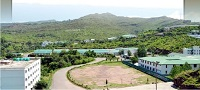
#> input picture bgsbu.jpg, 200 x 90 px
$ python 'CV#.py'
#> lines starting #> are read from the running program, lines starting #| are printed output that depends on the picture; after the words box and inside, x2 and y2 are one past the last pixel; in counts of white or black regions, pixels touching at a corner belong together
import numpy as np
import cv2

img = cv2.imread('bgsbu.jpg', cv2.IMREAD_COLOR)
#> img is the input picture: shape (90, 200, 3); mean B, G, R 144, 161.2, 151.3

px = img[55, 55]
#> px = [73, 116, 101]

img[55, 55] = [255, 255, 255]
#> img: shape (90, 200, 3); 0.01% of pixels changed, all inside (x1, y1, x2, y2) = (55, 55, 56, 56)

# Modifying a region of the image
roi = img[100:150, 100:150] = [255, 255, 255]

watch_face = img[37:111, 107:194]
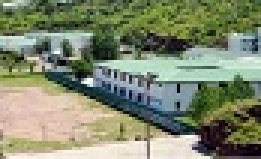
#> watch_face: shape (53, 87, 3) (shown 3 times larger); mean B, G, R 110.2, 136.7, 128.4
#> (the run stopped early here; a loop or call above may not have finished)

$ run again, with ME.jpg copied over bgsbu.jpg
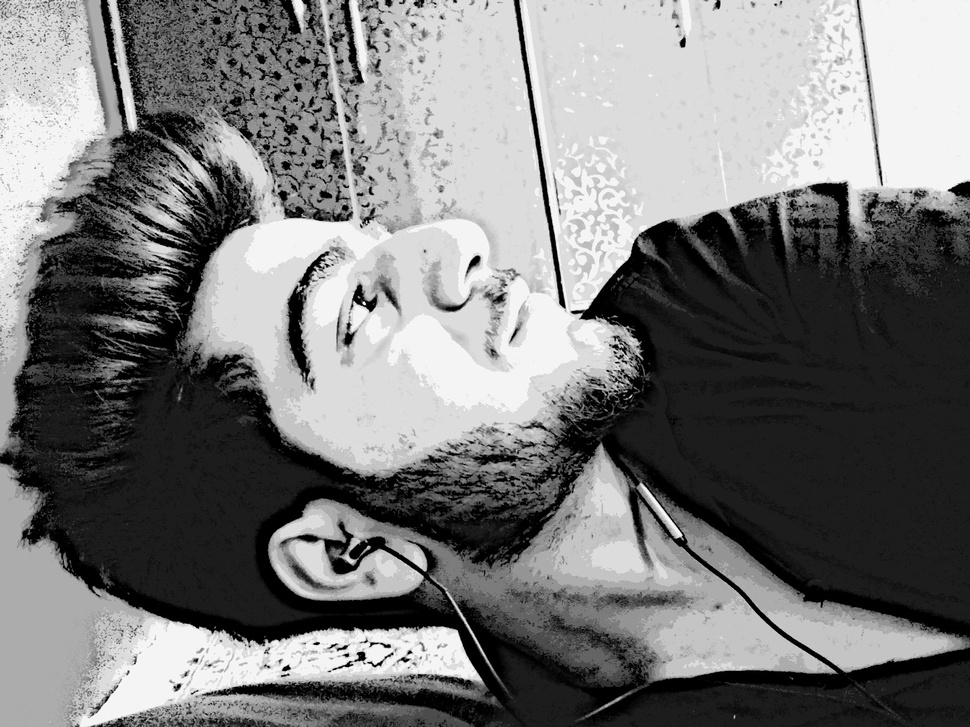
#> input picture ME.jpg, 970 x 727 px, shrunk from 1747 x 1310 before the run
#> img is the input picture: shape (727, 970, 3); min 0, max 255, mean 121.3
#> px = [192, 192, 192]
#> `watch_face = img[37:111, 107:194]`:
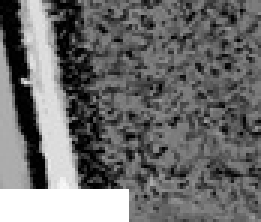
#> watch_face: shape (74, 87, 3) (shown 3 times larger); min 0, max 255, mean 108.8
#> `img[0:74, 0:87] = watch_face`:
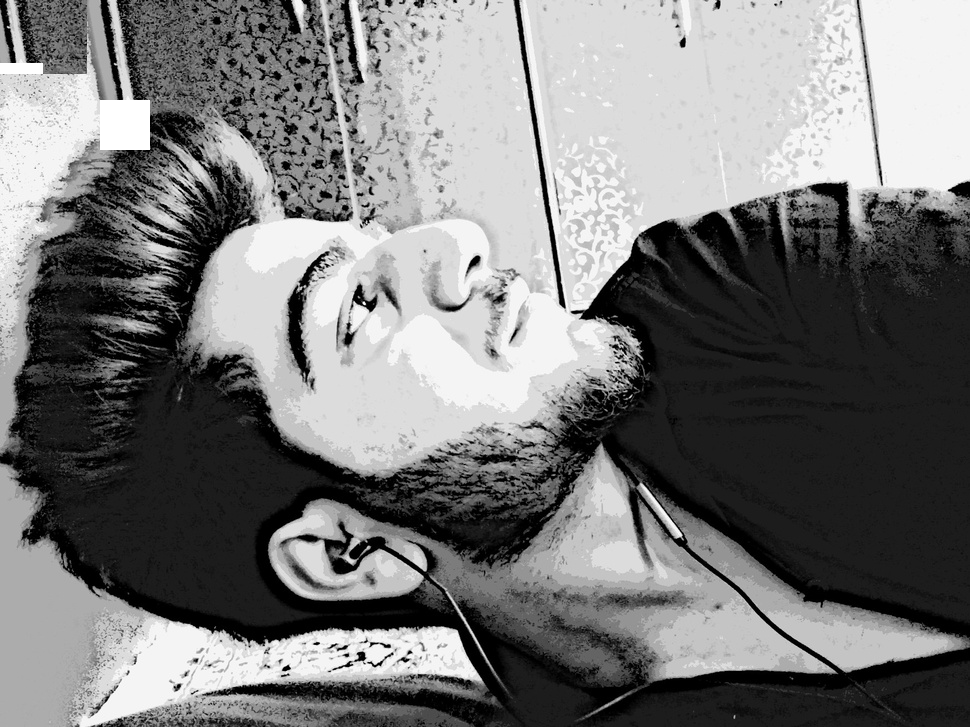
#> img: shape (727, 970, 3); min 0, max 255, mean 121
